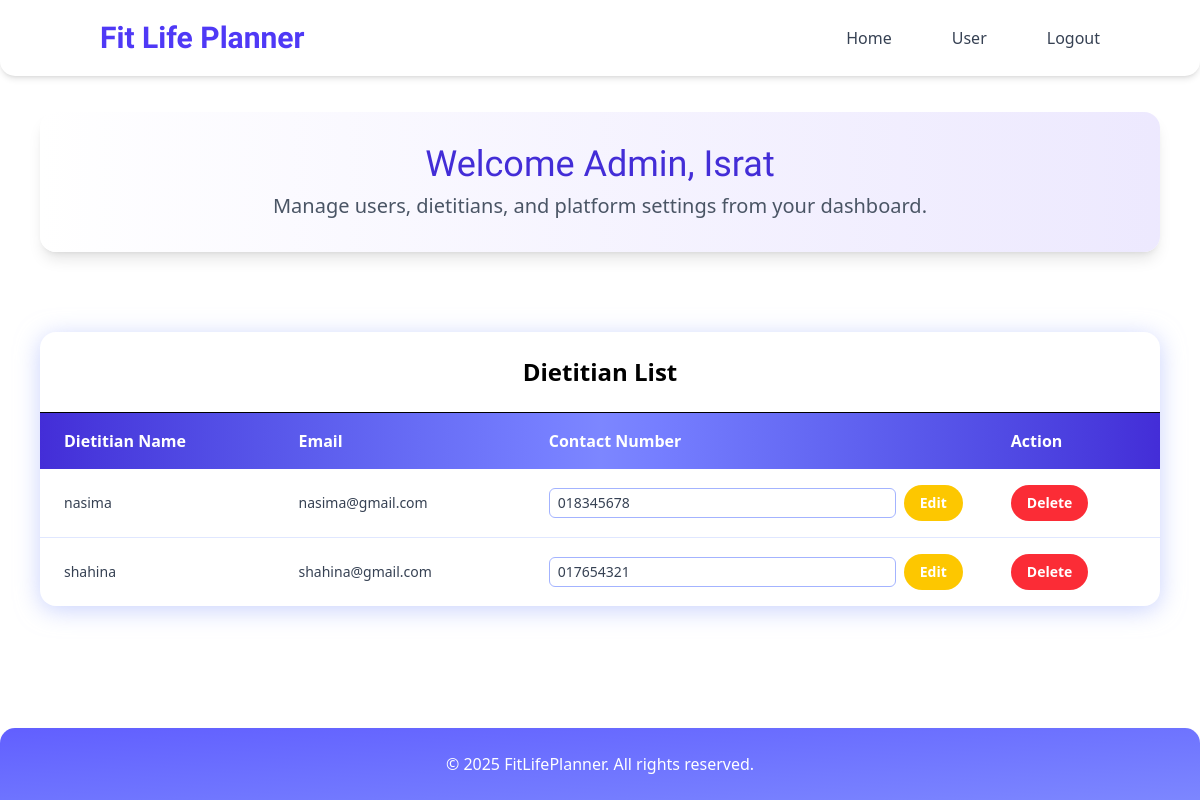
Page /dietitian_list.php on the committed database.
### tables this page shows
CREATE TABLE `dietitians` (
  `id` int(11) NOT NULL,
  `user_id` int(11) NOT NULL,
  `contact` varchar(20) DEFAULT '',
  `specialization` varchar(100) DEFAULT '',
  `years_experience` int(11) DEFAULT NULL
);

CREATE TABLE `users` (
  `id` int(11) NOT NULL,
  `name` varchar(150) NOT NULL,
  `email` varchar(150) NOT NULL,
  `password` varchar(255) NOT NULL,
  `role` enum('user','dietitian','admin') NOT NULL,
  `created_at` timestamp NOT NULL DEFAULT current_timestamp(),
  `gender` varchar(10) DEFAULT '',
  `height` int(11) DEFAULT NULL,
  `weight` int(11) DEFAULT NULL,
  `age` int(11) DEFAULT NULL,
  `goal_weight` int(11) DEFAULT NULL,
  `fitness_goal` varchar(50) DEFAULT ''
);

### dietitian_list.php (the view, shortened to what this page needs)
<?php
require 'config.php';
$stmt = $pdo->query("SELECT d.id, d.contact, u.name, u.email
                     FROM dietitians d
                     JOIN users u ON d.user_id = u.id");
$dietitians = $stmt->fetchAll(PDO::FETCH_ASSOC);
?>
<!DOCTYPE html>
<html lang="en">
<head>
<script src="https://cdn.jsdelivr.net/npm/@tailwindcss/browser@4"></script>
</head>
<body class="text-[#2c3e50] text-base overflow-x-hidden min-h-screen flex flex-col">
<nav class="w-full bg-white shadow-md fixed top-0 left-0 z-50 py-5 rounded-b-[15px]">
  <div class="w-full max-w-8xl px-5 flex flex-col items-start md:flex-row md:items-center justify-between">
    <div class="pl-20 text-3xl font-bold text-left text-indigo-600 flex-1" style="font-family: 'Dancing Script', cursive;">
      Fit Life Planner
    </div>
    <ul class="flex flex-col gap-5 w-full mt-2.5 text-gray-700 font-medium pr-0 md:flex-row md:space-x-10 md:pr-20 md:w-auto md:mt-0 justify-end">
      <li><a href="admin_dashboard.php" class="hover:text-indigo-600 transition">Home</a></li>
      <li><a href="user_list.php" class="hover:text-indigo-600 transition">User</a></li>
      <li><a href="index.html" class="hover:text-indigo-600 transition">Logout</a></li>
    </ul>
  </div>
</nav>
<section class="pt-28 px-4 sm:px-10">
  <div class="bg-gradient-to-r from-white to-violet-100 text-indigo-700 rounded-2xl shadow-lg p-8 text-center">
    <h2 class="text-3xl md:text-4xl mb-2" style="font-family: 'Carter One', system-ui; font-weight: 400; font-style: normal;">
      Welcome Admin, Israt
    </h2>
    <p class="text-gray-600 text-lg md:text-xl">Manage users, dietitians, and platform settings from your dashboard.</p>
  </div>
</section>
<main class="flex-grow pt-10">
  <section class="mt-10 px-4 pb-10 sm:px-10 ">
    <div class="bg-white rounded-2xl drop-shadow-[0_4px_12px_rgba(165,180,252,0.6)] overflow-x-auto">
      <h3 class="text-2xl font-bold text-black text-center p-6 border-b">Dietitian List</h3>
      <table class="min-w-full text-left text-sm text-gray-700">
        <thead class="bg-gradient-to-r from-indigo-700 via-indigo-400 to-indigo-700 text-white text-base">
          <tr>
            <th class="px-6 py-4">Dietitian Name</th>
            <th class="px-6 py-4">Email</th>
            <th class="px-6 py-4">Contact Number</th>
            <th class="px-6 py-4">Action</th>
          </tr>
        </thead>
        <tbody class="divide-y divide-indigo-100">
          <?php foreach($dietitians as $dietitian): ?>
          <tr class="hover:bg-purple-50 transition">
            <td class="px-6 py-4 font-medium"><?= htmlspecialchars($dietitian['name']) ?></td>
            <td class="px-6 py-4"><?= htmlspecialchars($dietitian['email']) ?></td>
            <td class="px-6 py-4">
              <form method="POST" class="flex items-center gap-2">
                <input type="text" name="contact_number"
                       value="<?= htmlspecialchars($dietitian['contact']) ?>"
                       class="border border-indigo-300 rounded-md px-2 py-1 w-full focus:outline-none focus:ring-2 focus:ring-indigo-300" />
                <button type="submit"
                        class="px-4 py-2 bg-yellow-400 text-white font-bold rounded-full transition duration-300 ease-in-out hover:scale-110">
                  Edit
                </button>
              </form>
            </td>
            <td class="px-6 py-4">
              <form method="POST" onsubmit="return confirm('Are you sure you want to delete this dietitian?');">
                <button type="submit"
                        class="px-4 py-2 bg-red-500 text-white font-bold rounded-full transition duration-300 ease-in-out hover:scale-110">
                  Delete
                </button>
              </form>
            </td>
          </tr>
          <?php endforeach; ?>
        </tbody>
      </table>
    </div>
  </section>
</main>
<footer class="bg-gradient-to-br from-indigo-500 to-indigo-400 text-white px-5 py-6 text-center rounded-t-[15px] shadow-md">
  <p>&copy; 2025 FitLifePlanner. All rights reserved.</p>
</footer>
</body>
</html>

### rows in the picture
dietitians: user.name "nasima", user.email "nasima@gmail.com", contact_number "018345678"
dietitians: user.name "shahina", user.email "shahina@gmail.com", contact_number "017654321"
